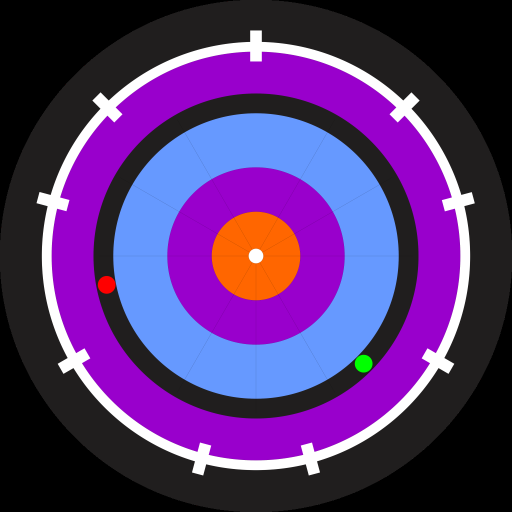
#> input picture Task1/task1#sb/Task1.1/Images/image_1.png, 1024 x 1024 px, found by its file name (shown at 1/2 size); its folder holds only this picture in this run
$ python main.py
#> lines starting #> are read from the running program, lines starting #| are printed output that depends on the picture; after the words box and inside, x2 and y2 are one past the last pixel; in counts of white or black regions, pixels touching at a corner belong together
#> in main, ip_image is the input picture: shape (1024, 1024, 3); mean B, G, R 113.2, 49.5, 84.2
#| (1024, 1024, 3)
###############################################################################
## Author: Team Supply Bot
## Edition: eYRC 2019-20
## Instructions: Do Not modify the basic skeletal structure of given APIs!!!
###############################################################################


######################
## Essential libraries
######################
import cv2
import numpy as np
import os
import math
import csv


########################################################################
## using os to generalise Input-Output
########################################################################
codes_folder_path = os.path.abspath('.')
images_folder_path = os.path.abspath(os.path.join('..', 'Images'))
generated_folder_path = os.path.abspath(os.path.join('..', 'Generated'))


############################################
## Build your algorithm in this function
## ip_image: is the array of the input image
## imshow helps you view that you have loaded
## the corresponding image
############################################
def process(ip_image):
    ###########################
    ## Your Code goes here
    #Convert the image from BGR to HSV
    ip_image1=cv2.cvtColor(ip_image,cv2.COLOR_BGR2HSV)
#> ip_image1: shape (1024, 1024, 3); mean H, S, V 53, 98.1, 120.1
    #Extracting the red circle
    lower_red = np.array([0,255,70])
    upper_red = np.array([10,255,255])
    mask1 = cv2.inRange(ip_image1, lower_red, upper_red)
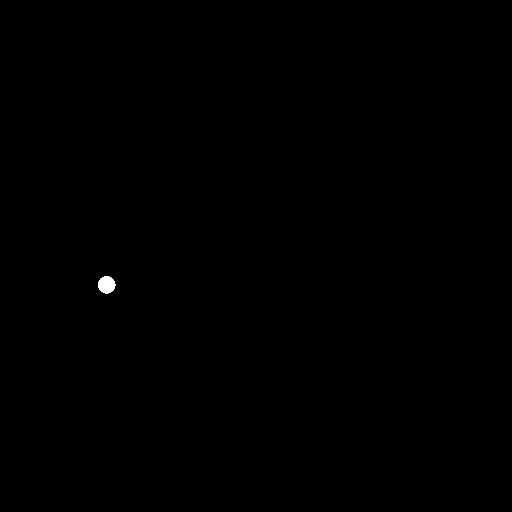
#> mask1: shape (1024, 1024) (shown at 1/2 size); 0.09% white; 1 white region, box (x1, y1, x2, y2) and area: (196, 552, 231, 587) 927
    lower_red = np.array([170,255,100])
    upper_red = np.array([180,255,255])
    mask2 = cv2.inRange(ip_image1,lower_red,upper_red)
#> mask2: shape (1024, 1024); every value is 0
    mask = mask1+mask2
    mask1 = cv2.morphologyEx(mask, cv2.MORPH_OPEN, np.ones((3,3),np.uint8))
#> mask1: shape (1024, 1024); 0.09% white; 1 white region, box (x1, y1, x2, y2) and area: (196, 553, 231, 587) 926
    mask1 = cv2.morphologyEx(mask, cv2.MORPH_DILATE, np.ones((3,3),np.uint8))
#> mask1: shape (1024, 1024); 0.1% white; 1 white region, box (x1, y1, x2, y2) and area: (195, 551, 232, 588) 1071
    #Creating a completely white image of the same size as the original image and masking the red circle on it
    white_image=np.ones((ip_image.shape[0],ip_image.shape[1],1))*255
    mask2 = cv2.bitwise_not(mask1)
    #finding the extreme points of the circle
    for x in range(mask1.shape[0]):
        for y in range(mask1.shape[1]):
            if(mask2[x,y]==0):
                x1,y1=x,y
                break;
    for x in range(mask1.shape[0]-1,0,-1):
        for y in range(mask1.shape[1]-1,0,-1):
            if(mask2[x,y]==0):
                x2,y2=x,y
                break;
    #finding the coordinates of the centre of the red
    x_red=(x1+x2)//2
    y_red=(y1+y2)//2
    red = [0,255]
    mask2[x_red][y_red]=255
#> mask2: shape (1024, 1024); 99.9% white; 1 black region, box (x1, y1, x2, y2) and area: (195, 551, 232, 588) 1070
    #Extracting the green circle
    lower_green = np.array([50,255,100])
    upper_green = np.array([80,255,255])
    mask2 = cv2.inRange(ip_image1,lower_green,upper_green)
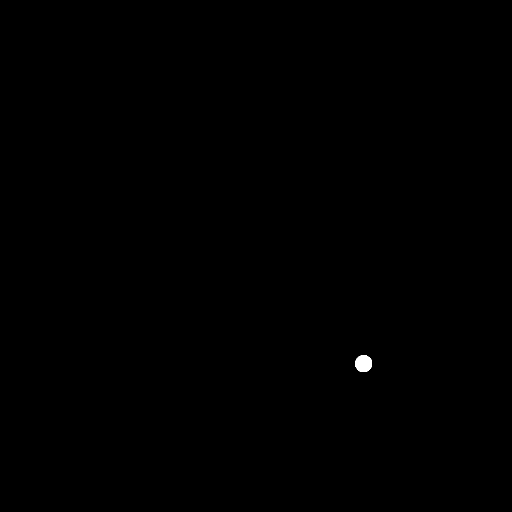
#> mask2: shape (1024, 1024) (shown at 1/2 size); 0.09% white; 1 white region, box (x1, y1, x2, y2) and area: (710, 710, 744, 744) 920
    mask1 = cv2.morphologyEx(mask2, cv2.MORPH_OPEN, np.ones((3,3),np.uint8))
    mask1 = cv2.morphologyEx(mask2, cv2.MORPH_DILATE, np.ones((3,3),np.uint8))
#> mask1: shape (1024, 1024); 0.1% white; 1 white region, box (x1, y1, x2, y2) and area: (709, 709, 745, 745) 1060
    #Creating a completely white image of the same size as the original image and masking the green circle on it
    white_image=np.ones((ip_image.shape[0],ip_image.shape[1],1))*255
    mask2 = cv2.bitwise_not(mask1)
    #finding the extreme points of the circle
    for x in range(mask1.shape[0]):
        for y in range(mask1.shape[1]):
            if(mask2[x,y]==0):
                x1,y1=x,y
                break;
    for x in range(mask1.shape[0]-1,0,-1):
        for y in range(mask1.shape[1]-1,0,-1):
            if(mask2[x,y]==0):
                x2,y2=x,y
                break;
    #finding the coordinates of the centre of the green circle
    x_green=(x1+x2)//2
    y_green=(y1+y2)//2
    red = [0,255]
    mask2[x_green][y_green]=255
#> mask2: shape (1024, 1024); 99.9% white; 1 black region, box (x1, y1, x2, y2) and area: (709, 709, 745, 745) 1059
    #finding the coordinates of the center of the image
    centre_x,centre_y=ip_image.shape[0]//2,ip_image.shape[1]//2
#> centre_x = 512; centre_y = 512
    #finding the slope of the line joining the center of the circles with the center of the image
    m1=(y_green-centre_y)/(x_green-centre_x)
#> m1 = 1
    m2=(y_red-centre_y)/(x_red-centre_x)
#> m2 = -5.28
    #finding the angle
    angle = math.acos((((x_red-centre_x)*(x_green-centre_x))+((y_red-centre_y)*(y_green-centre_y)))/(math.sqrt((centre_x-x_green)**2+(y_green-centre_y)**2)*math.sqrt(((x_red-centre_x)**2+(y_red-centre_y)**2))))*(180/3.14)
#> angle = 124.3
    angle=round(angle,2)
    ## Your Code goes here
    ###########################
    cv2.imshow("window",ip_image)
    cv2.waitKey(0);
    return angle


####################################################################
## The main program which provides read in input of one image at a
## time to process function in which you will code your generalized
## output computing code
## Do not modify this code!!!
####################################################################
def main():
    ################################################################
    ## variable declarations
    ################################################################
    i = 1
    line = []
    ## Reading 1 image at a time from the Images folder
    for image_name in os.listdir(images_folder_path):
        ## verifying name of image
        print(image_name)
        ## reading in image
        ip_image = cv2.imread(images_folder_path+"/"+image_name)
        ## verifying image has content
        print(ip_image.shape)
        ## passing read in image to process function
        A = process(ip_image)
#> A = 124.3
        ## saving the output in  a list variable
        line.append([str(i), image_name , str(A)])
        ## incrementing counter variable
        i+=1
    ## verifying all data
    print(line)
#| [['1', 'image_1.png', '124.34']]
    ## writing to angles.csv in Generated folder without spaces
    with open(generated_folder_path+"/"+'angles.csv', 'w', newline='') as writeFile:
        writer = csv.writer(writeFile)
        writer.writerows(line)
    ## closing csv file
    writeFile.close()


############################################################################################
## main function
############################################################################################
if __name__ == '__main__':
    main()
